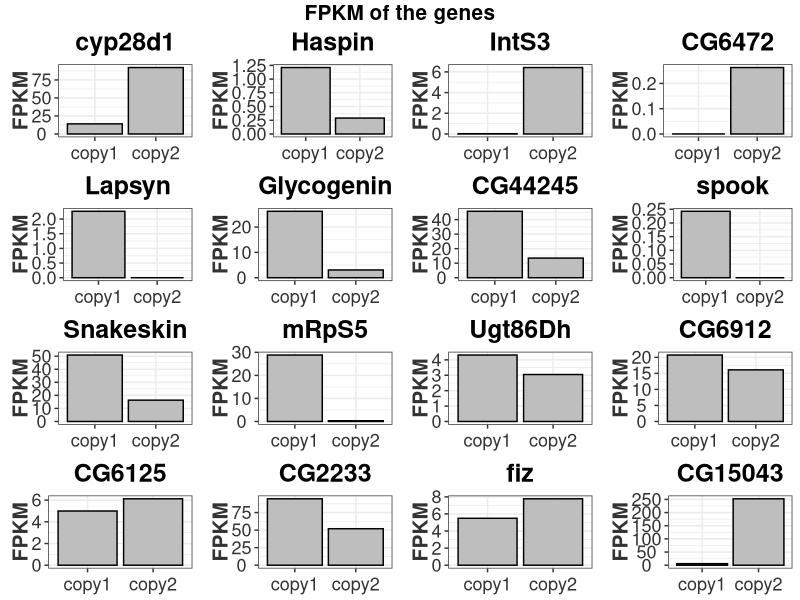

Write R code to recreate this figure.
library(ggplot2)
library(ggrepel)

library(dplyr)
library(gridExtra)
library(reshape2)
library(grid)
library(gridBase)

library(ggpubr)

setwd("~/cloud/para/for_slides/gene_expression")
pexp16 <- read.table('s_16_paralog.txt', header=T)
#exp35$copy <- as.character(exp35$copy)

plotpara <- function(x) {
    ggplot(data=pexp16) + 
        geom_bar(aes(x=paralog, y = ncount, fill=strain), stat='identity', color="black",position = "dodge",data=pexp16[pexp16$Gene == x,]) +
        scale_fill_manual(values = c('A3'='grey','A4'='grey'))+
        #scale_alpha_manual(values = c('nic'=0.8, 'ctl'=0.2)) +
        labs(title=x, y="FPKM", x="relative position %") + 
        theme_bw() +
        #theme(axis.text.x=element_text(angle=0, hjust=1)) +
        #coord_cartesian(xlim=c(1,20), ylim=c(0, 0.8)) +
        #scale_x_continuous(breaks =seq(0,100,by=10), limits = c(0,100)) + 
        #scale_y_continuous(breaks = c(1,2,3),labels = c('A3','iso1','A4')) + 
        theme(
            #panel.grid = element_line(color="grey85"),  
            legend.position = 'none',
            #legend.background =  element_rect( size=0.5, linetype="solid",colour ="darkblue"),
            #legend.title = element_blank(),
            #legend.text = element_blank(),
            #plot.title = element_text(size = 13, face = "bold",hjust=.05),
            plot.title = element_text(size = 18, face = "bold",hjust=.5),
            axis.text.x = element_text(colour="grey20",size=13,hjust=.5,vjust=.5,face="plain"),
            axis.text.y = element_text(colour="grey20",size=13,hjust=.5,vjust=.5,face="plain"),
            axis.title.y = element_text(colour="grey20",size=15,hjust=.5,vjust=0,face="bold"),
            axis.title.x = element_blank()
        )
}

#plotpara('Gs1')
p1 <-plotpara('cyp28d1')
#plotpara('Prosβ5R2')

p2 <- plotpara('Haspin')
p3 <- plotpara('IntS3')

p4 <- plotpara('CG6472')

p5 <- plotpara('Lapsyn')
p6 <- plotpara('Glycogenin')
p7 <- plotpara('CG44245')

p8 <- plotpara('spook')

p9 <- plotpara('Snakeskin')
p10 <- plotpara('mRpS5')

p11 <- plotpara('Ugt86Dh')

p12 <- plotpara('CG6912')
p13 <- plotpara('CG6125')


p14 <- plotpara('CG2233')
p15 <- plotpara('fiz')
#plotpara('CG15044')
p16 <- plotpara('CG15043')
#plotpara('Mgstl')

tx1=textGrob("FPKM of the genes", gp=gpar(fontface="bold", fontsize=15))

pa <- grid.arrange(p1,p2,p3,p4,p5,p6,p7,p8,p9,p10,p11,p12,p13,p14,p15,p16,nrow=4, top=tx1)

ggsave(file="~/cloud/para/gene_expression/fig4_paralog_fpkm.pdf",pa, device = "pdf", width = 20, height = 22.5, units = "cm",dpi=200)
